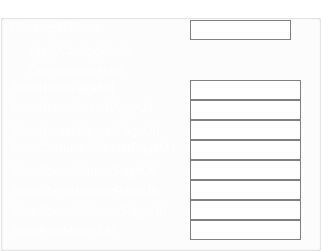
     <widget class="QGroupBox" name="groupBoxBilling">
      <property name="geometry">
       <rect>
        <x>730</x>
        <y>110</y>
        <width>321</width>
        <height>251</height>
       </rect>
      </property>
      <property name="styleSheet">
       <string notr="true">background: transparent;
color: white;</string>
      </property>
      <property name="title">
       <string>Billing</string>
      </property>
      <widget class="QLabel" name="labelCurrencyBalance">
       <property name="geometry">
        <rect>
         <x>10</x>
         <y>20</y>
         <width>181</width>
         <height>16</height>
        </rect>
       </property>
       <property name="toolTip">
        <string>The amount of Gs to display in the UI.</string>
       </property>
       <property name="text">
        <string>CurrencyBalance</string>
       </property>
      </widget>
      <widget class="QLineEdit" name="lineEditCurrencyBalance">
       <property name="geometry">
        <rect>
         <x>190</x>
         <y>20</y>
         <width>101</width>
         <height>20</height>
        </rect>
       </property>
       <property name="toolTip">
        <string>The amount of Gs to display in the UI.</string>
       </property>
       <property name="styleSheet">
        <string notr="true">background: white;
color:black;
border: 1px solid gray;</string>
       </property>
      </widget>
      <widget class="QLabel" name="labelStoreHomePageUrl">
       <property name="geometry">
        <rect>
         <x>10</x>
         <y>80</y>
         <width>261</width>
         <height>16</height>
        </rect>
       </property>
       <property name="toolTip">
        <string>URL for the page displayed on the Home tab.</string>
       </property>
       <property name="text">
        <string>StoreHomePageUrl</string>
       </property>
      </widget>
      <widget class="QLineEdit" name="lineEditStoreHomePageUrl">
       <property name="geometry">
        <rect>
         <x>190</x>
         <y>80</y>
         <width>111</width>
         <height>20</height>
        </rect>
       </property>
       <property name="toolTip">
        <string>URL for the page displayed on the Home tab.</string>
       </property>
       <property name="styleSheet">
        <string notr="true">background: white;
color:black;
border: 1px solid gray;</string>
       </property>
      </widget>
      <widget class="QLabel" name="labelStoreHeroesBannerPageUrl">
       <property name="geometry">
        <rect>
         <x>10</x>
         <y>120</y>
         <width>201</width>
         <height>21</height>
        </rect>
       </property>
       <property name="toolTip">
        <string>URL for the top banner displayed when the Heroes tab is selected.</string>
       </property>
       <property name="text">
        <string>StoreHeroesBannerPageUrl</string>
       </property>
      </widget>
      <widget class="QLabel" name="labelStoreHomeBannerPageUrl">
       <property name="geometry">
        <rect>
         <x>10</x>
         <y>100</y>
         <width>231</width>
         <height>16</height>
        </rect>
       </property>
       <property name="toolTip">
        <string>URL for the top banner displayed when the Home tab is selected.</string>
       </property>
       <property name="text">
        <string>StoreHomeBannerPageUrl</string>
       </property>
      </widget>
      <widget class="QLineEdit" name="lineEditStoreHomeBannerPageUrl">
       <property name="geometry">
        <rect>
         <x>190</x>
         <y>100</y>
         <width>111</width>
         <height>20</height>
        </rect>
       </property>
       <property name="toolTip">
        <string>URL for the top banner displayed when the Home tab is selected.</string>
       </property>
       <property name="styleSheet">
        <string notr="true">background: white;
color:black;
border: 1px solid gray;</string>
       </property>
      </widget>
      <widget class="QLineEdit" name="lineEditStoreHeroesBannerPageUrl">
       <property name="geometry">
        <rect>
         <x>190</x>
         <y>120</y>
         <width>111</width>
         <height>20</height>
        </rect>
       </property>
       <property name="toolTip">
        <string>URL for the top banner displayed when the Heroes tab is selected.</string>
       </property>
       <property name="styleSheet">
        <string notr="true">background: white;
color:black;
border: 1px solid gray;</string>
       </property>
      </widget>
      <widget class="QLabel" name="labelStoreBoostsBannerPageUrl">
       <property name="geometry">
        <rect>
         <x>10</x>
         <y>160</y>
         <width>261</width>
         <height>21</height>
        </rect>
       </property>
       <property name="toolTip">
        <string>URL for the top banner displayed when the Items tab is selected.</string>
       </property>
       <property name="text">
        <string>StoreBoostsBannerPageUrl</string>
       </property>
      </widget>
      <widget class="QLabel" name="labelStoreCostumesBannerPageUrl">
       <property name="geometry">
        <rect>
         <x>10</x>
         <y>140</y>
         <width>351</width>
         <height>16</height>
        </rect>
       </property>
       <property name="toolTip">
        <string>URL for the top banner displayed when the Costumes tab is selected.</string>
       </property>
       <property name="text">
        <string>StoreCostumesBannerPageUrl</string>
       </property>
      </widget>
      <widget class="QLineEdit" name="lineEditStoreCostumesBannerPageUrl">
       <property name="geometry">
        <rect>
         <x>190</x>
         <y>140</y>
         <width>111</width>
         <height>20</height>
        </rect>
       </property>
       <property name="toolTip">
        <string>URL for the top banner displayed when the Costumes tab is selected.</string>
       </property>
       <property name="styleSheet">
        <string notr="true">background: white;
color:black;
border: 1px solid gray;</string>
       </property>
      </widget>
      <widget class="QLineEdit" name="lineEditStoreBoostsBannerPageUrl">
       <property name="geometry">
        <rect>
         <x>190</x>
         <y>160</y>
         <width>111</width>
         <height>20</height>
        </rect>
       </property>
       <property name="toolTip">
        <string>The amount of Gs to display in the UI.</string>
       </property>
       <property name="styleSheet">
        <string notr="true">background: white;
color:black;
border: 1px solid gray;</string>
       </property>
       <property name="text">
        <string/>
       </property>
      </widget>
      <widget class="QLabel" name="labelStoreSpecialsBannerPageUrl">
       <property name="geometry">
        <rect>
         <x>10</x>
         <y>200</y>
         <width>291</width>
         <height>21</height>
        </rect>
       </property>
       <property name="toolTip">
        <string>URL for the top banner displayed when the Specials tab is selected.</string>
       </property>
       <property name="text">
        <string>StoreSpecialsBannerPageUrl</string>
       </property>
      </widget>
      <widget class="QLabel" name="labelStoreChestsBannerPageUrl">
       <property name="geometry">
        <rect>
         <x>10</x>
         <y>180</y>
         <width>291</width>
         <height>21</height>
        </rect>
       </property>
       <property name="toolTip">
        <string>URL for the top banner displayed when the Cards tab is selected.</string>
       </property>
       <property name="text">
        <string>StoreChestsBannerPageUrl</string>
       </property>
      </widget>
      <widget class="QLineEdit" name="lineEditStoreChestsBannerPageUrl">
       <property name="geometry">
        <rect>
         <x>190</x>
         <y>180</y>
         <width>111</width>
         <height>20</height>
        </rect>
       </property>
       <property name="toolTip">
        <string>URL for the top banner displayed when the Cards tab is selected.</string>
       </property>
       <property name="styleSheet">
        <string notr="true">background: white;
color:black;
border: 1px solid gray;</string>
       </property>
      </widget>
      <widget class="QLineEdit" name="lineEditStoreSpecialsBannerPageUrl">
       <property name="geometry">
        <rect>
         <x>190</x>
         <y>200</y>
         <width>111</width>
         <height>20</height>
        </rect>
       </property>
       <property name="toolTip">
        <string>URL for the top banner displayed when the Specials tab is selected.</string>
       </property>
       <property name="styleSheet">
        <string notr="true">background: white;
color:black;
border: 1px solid gray;</string>
       </property>
       <property name="text">
        <string/>
       </property>
      </widget>
      <widget class="QLineEdit" name="lineEditStoreRealMoneyUrl">
       <property name="geometry">
        <rect>
         <x>190</x>
         <y>220</y>
         <width>111</width>
         <height>20</height>
        </rect>
       </property>
       <property name="toolTip">
        <string>URL for the page displayed in the add G window.</string>
       </property>
       <property name="styleSheet">
        <string notr="true">background: white;
color:black;
border: 1px solid gray;</string>
       </property>
       <property name="text">
        <string/>
       </property>
      </widget>
      <widget class="QLabel" name="labelStoreRealMoneyUrl">
       <property name="geometry">
        <rect>
         <x>10</x>
         <y>220</y>
         <width>271</width>
         <height>21</height>
        </rect>
       </property>
       <property name="toolTip">
        <string>URL for the page displayed in the add G window.</string>
       </property>
       <property name="text">
        <string>StoreRealMoneyUrl</string>
       </property>
      </widget>
      <widget class="QCheckBox" name="checkBoxApplyCatalogPatch">
       <property name="geometry">
        <rect>
         <x>10</x>
         <y>40</y>
         <width>181</width>
         <height>21</height>
        </rect>
       </property>
       <property name="toolTip">
        <string>Loads CatalogPatch.json and merges its content with data loaded from Catalog.json.</string>
       </property>
       <property name="text">
        <string>ApplyCatalogPatch</string>
       </property>
       <property name="checked">
        <bool>false</bool>
       </property>
      </widget>
      <widget class="QCheckBox" name="checkBoxOverrideStoreUrls">
       <property name="geometry">
        <rect>
         <x>10</x>
         <y>60</y>
         <width>181</width>
         <height>21</height>
        </rect>
       </property>
       <property name="toolTip">
        <string>Enables custom in-game store URL overrides assigned below.</string>
       </property>
       <property name="text">
        <string>OverrideStoreUrls</string>
       </property>
       <property name="checked">
        <bool>false</bool>
       </property>
      </widget>
     </widget>
